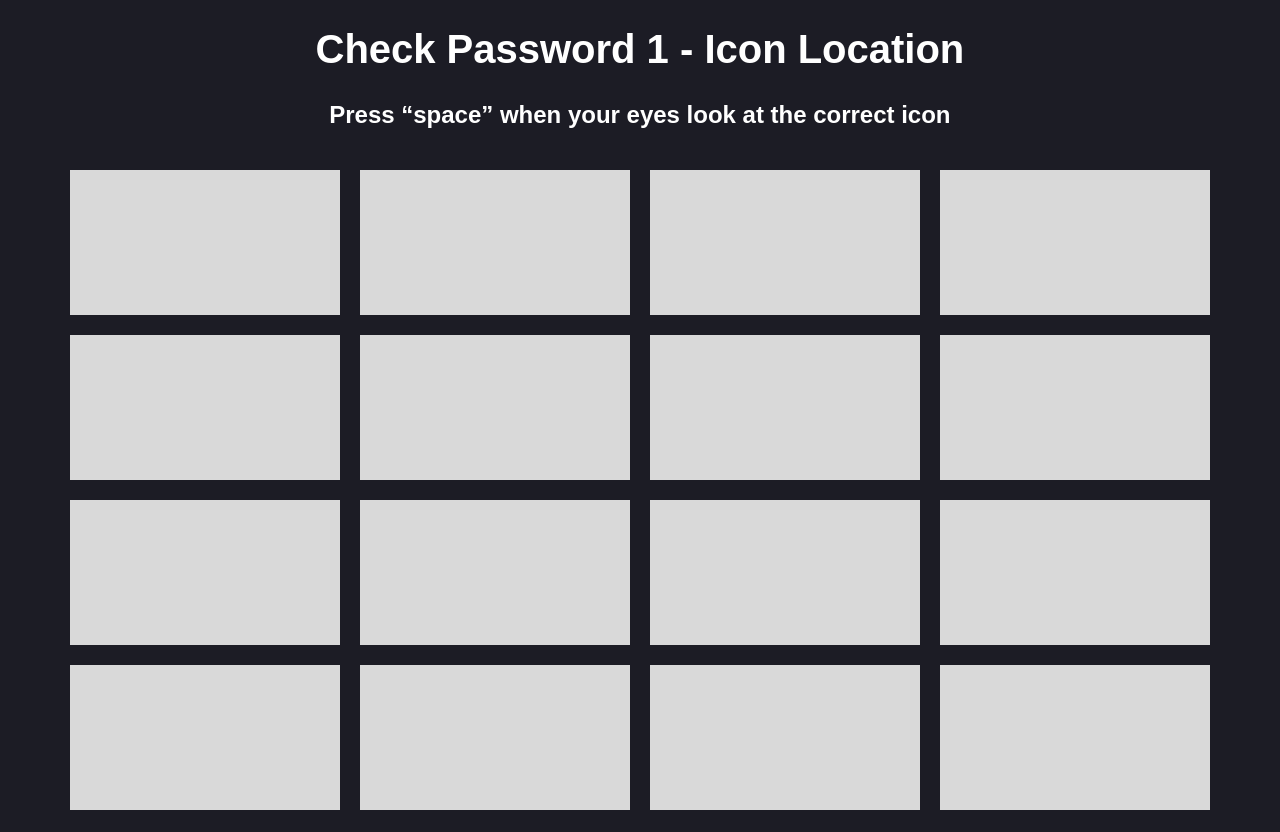
<?xml version="1.0" encoding="UTF-8"?>
<ui version="4.0">
 <class>MainWindow</class>
 <widget class="QMainWindow" name="MainWindow">
  <property name="geometry">
   <rect>
    <x>0</x>
    <y>0</y>
    <width>1280</width>
    <height>832</height>
   </rect>
  </property>
  <property name="windowTitle">
   <string>MainWindow</string>
  </property>
  <property name="styleSheet">
   <string notr="true">background-color: rgb(28, 28, 37);
font: 16pt &quot;Inter&quot;;
color: rgb(255, 255, 255);</string>
  </property>
  <widget class="QWidget" name="centralwidget">
   <widget class="QLabel" name="title">
    <property name="geometry">
     <rect>
      <x>0</x>
      <y>23</y>
      <width>1280</width>
      <height>52</height>
     </rect>
    </property>
    <property name="styleSheet">
     <string notr="true">font-weight: 600;
font-size: 40px;
line-height: 130%;
text-align: center;
letter-spacing: 0.01em;

</string>
    </property>
    <property name="text">
     <string>Check Password 1 - Icon Location</string>
    </property>
    <property name="alignment">
     <set>Qt::AlignCenter</set>
    </property>
   </widget>
   <widget class="QLabel" name="instruction">
    <property name="geometry">
     <rect>
      <x>0</x>
      <y>98</y>
      <width>1280</width>
      <height>34</height>
     </rect>
    </property>
    <property name="styleSheet">
     <string notr="true">font-weight: 600;
font-size: 24px;
line-height: 140%;
text-align: center;
letter-spacing: 0.01em;
</string>
    </property>
    <property name="text">
     <string>Press “space” when your eyes look at the correct icon</string>
    </property>
    <property name="alignment">
     <set>Qt::AlignCenter</set>
    </property>
   </widget>
   <widget class="QWidget" name="gridLayoutWidget">
    <property name="geometry">
     <rect>
      <x>70</x>
      <y>170</y>
      <width>1140</width>
      <height>640</height>
     </rect>
    </property>
    <layout class="QGridLayout" name="gridLayout" rowstretch="0,0,0,0,0">
     <property name="sizeConstraint">
      <enum>QLayout::SetDefaultConstraint</enum>
     </property>
     <property name="spacing">
      <number>20</number>
     </property>
     <item row="0" column="0">
      <widget class="QLabel" name="gl_11">
       <property name="styleSheet">
        <string notr="true">background-color: rgb(217, 217, 217);</string>
       </property>
       <property name="text">
        <string/>
       </property>
      </widget>
     </item>
     <item row="2" column="1">
      <widget class="QLabel" name="gl_32">
       <property name="styleSheet">
        <string notr="true">background-color: rgb(217, 217, 217);</string>
       </property>
       <property name="text">
        <string/>
       </property>
      </widget>
     </item>
     <item row="1" column="3">
      <widget class="QLabel" name="gl_24">
       <property name="styleSheet">
        <string notr="true">background-color: rgb(217, 217, 217);</string>
       </property>
       <property name="text">
        <string/>
       </property>
      </widget>
     </item>
     <item row="2" column="0">
      <widget class="QLabel" name="gl_31">
       <property name="styleSheet">
        <string notr="true">background-color: rgb(217, 217, 217);</string>
       </property>
       <property name="text">
        <string/>
       </property>
      </widget>
     </item>
     <item row="0" column="1">
      <widget class="QLabel" name="gl_12">
       <property name="styleSheet">
        <string notr="true">background-color: rgb(217, 217, 217);</string>
       </property>
       <property name="text">
        <string/>
       </property>
      </widget>
     </item>
     <item row="2" column="2">
      <widget class="QLabel" name="gl_33">
       <property name="styleSheet">
        <string notr="true">background-color: rgb(217, 217, 217);</string>
       </property>
       <property name="text">
        <string/>
       </property>
      </widget>
     </item>
     <item row="3" column="2">
      <widget class="QLabel" name="gl_43">
       <property name="styleSheet">
        <string notr="true">background-color: rgb(217, 217, 217);</string>
       </property>
       <property name="text">
        <string/>
       </property>
      </widget>
     </item>
     <item row="0" column="3">
      <widget class="QLabel" name="gl_14">
       <property name="styleSheet">
        <string notr="true">background-color: rgb(217, 217, 217);</string>
       </property>
       <property name="text">
        <string/>
       </property>
      </widget>
     </item>
     <item row="0" column="2">
      <widget class="QLabel" name="gl_13">
       <property name="styleSheet">
        <string notr="true">background-color: rgb(217, 217, 217);</string>
       </property>
       <property name="text">
        <string/>
       </property>
      </widget>
     </item>
     <item row="3" column="0">
      <widget class="QLabel" name="gl_41">
       <property name="styleSheet">
        <string notr="true">background-color: rgb(217, 217, 217);</string>
       </property>
       <property name="text">
        <string/>
       </property>
      </widget>
     </item>
     <item row="3" column="1">
      <widget class="QLabel" name="gl_42">
       <property name="styleSheet">
        <string notr="true">background-color: rgb(217, 217, 217);</string>
       </property>
       <property name="text">
        <string/>
       </property>
      </widget>
     </item>
     <item row="1" column="1">
      <widget class="QLabel" name="gl_22">
       <property name="styleSheet">
        <string notr="true">background-color: rgb(217, 217, 217);</string>
       </property>
       <property name="text">
        <string/>
       </property>
      </widget>
     </item>
     <item row="1" column="2">
      <widget class="QLabel" name="gl_23">
       <property name="styleSheet">
        <string notr="true">background-color: rgb(217, 217, 217);</string>
       </property>
       <property name="text">
        <string/>
       </property>
      </widget>
     </item>
     <item row="2" column="3">
      <widget class="QLabel" name="gl_34">
       <property name="styleSheet">
        <string notr="true">background-color: rgb(217, 217, 217);</string>
       </property>
       <property name="text">
        <string/>
       </property>
      </widget>
     </item>
     <item row="3" column="3">
      <widget class="QLabel" name="gl_44">
       <property name="styleSheet">
        <string notr="true">background-color: rgb(217, 217, 217);</string>
       </property>
       <property name="text">
        <string/>
       </property>
      </widget>
     </item>
     <item row="1" column="0">
      <widget class="QLabel" name="gl_21">
       <property name="styleSheet">
        <string notr="true">background-color: rgb(217, 217, 217);</string>
       </property>
       <property name="text">
        <string/>
       </property>
      </widget>
     </item>
    </layout>
   </widget>
  </widget>
 </widget>
 <resources/>
 <connections/>
</ui>
